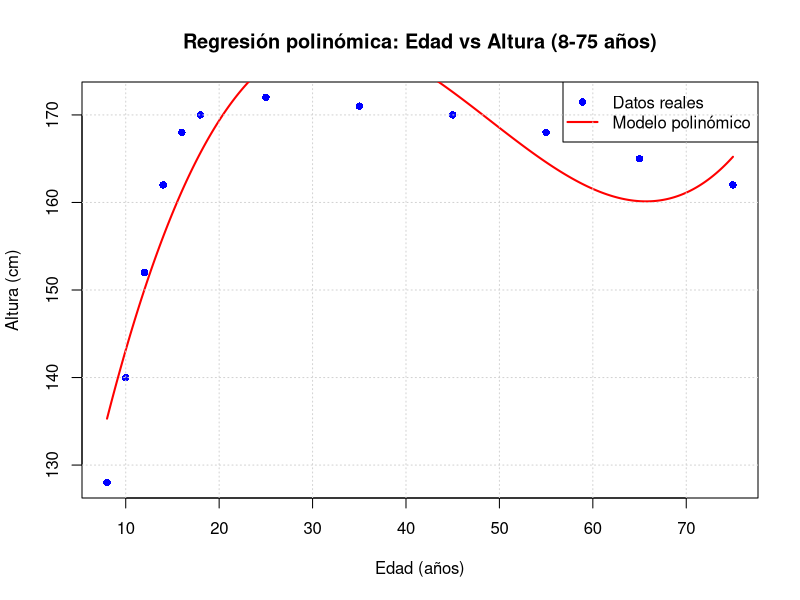

Write the R code that produced this figure.
# Datos de ejemplo: edad (años) y altura (cm)
edad <- c(8, 10, 12, 14, 16, 18, 25, 35, 45, 55, 65, 75)
altura <- c(128, 140, 152, 162, 168, 170, 172, 171, 170, 168, 165, 162)

# Crear data frame
datos <- data.frame(edad, altura)

# Ajustar modelo polinómico de grado 3
modelo <- lm(altura ~ poly(edad, 3, raw=TRUE), data=datos)

# Mostrar resumen del modelo
summary(modelo)

# Predecir sobre un rango continuo de edades
edad_rango <- seq(8, 75, length.out = 300)
predicciones <- predict(modelo, newdata = data.frame(edad = edad_rango))

# Graficar
plot(edad, altura, col = "blue", pch = 16, xlab = "Edad (años)", ylab = "Altura (cm)",
     main = "Regresión polinómica: Edad vs Altura (8-75 años)")
lines(edad_rango, predicciones, col = "red", lwd = 2)
legend("topright", legend = c("Datos reales", "Modelo polinómico"), 
       col = c("blue", "red"), pch = c(16, NA), lty = c(NA, 1), lwd = c(NA, 2))
grid()
